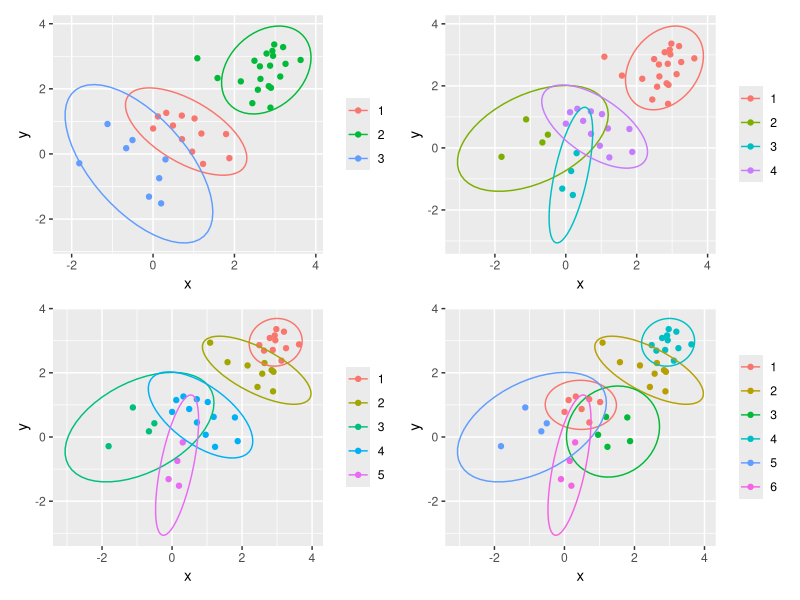

The R source for this figure:
## ---- chunk 1

library(tidyverse)
library(patchwork)

# bivariate normal 
set.seed(55)
rows <- 40
simulation <- tibble(x = c(rnorm(rows/4), 
                           rnorm(rows/4, mean = 1.0, sd = 0.8), 
                           rnorm(rows/4, mean = 2.0, sd = 0.6), 
                           rnorm(rows/4, mean = 3.0, sd = 0.4)),
                     y = c(rnorm(rows/4), 
                           rnorm(rows/4, mean = 1.0, sd = 0.8),
                           rnorm(rows/4, mean = 2.0, sd = 0.6), 
                           rnorm(rows/4, mean = 3.0, sd = 0.4)))

# accepts data = matrix and number of k-means centers
# and returns a vector of clusters
kmeans_vec <- function(data, centers= 3){
    w <- data %>% kmeans(centers = centers, nstart = 100)
    w$cluster %>% as_factor()
}

range <- 3:6 # we want n = {4, 5, 6, 7} clusters
clusters_df <- range %>% map_dfc(~kmeans_vec(simulation, .)) %>% setNames(range)
clusters_df # map_dfc returns a column-bound dataframe, here it is:

sim_bind_centers <- cbind(simulation, clusters_df) #bind the simulation matrix to the clusters df

# this function returns a ggplot. Notice:
# I had to use get()
# stat_ellipse() works out of the box!
gg_obj <- function(data, vector = 4) {
    data %>% ggplot(aes(x = x, y = y, color = get(as.character(vector)))) +
        geom_point() +
        stat_ellipse() +
        theme(legend.title = element_blank())
}

# p_output is a list of 4
p_output <- range %>% map(~gg_obj(sim_bind_centers, .))
p1 <- p_output[[1]]
p2 <- p_output[[2]]
p3 <- p_output[[3]]
p4 <- p_output[[4]]

(p1 + p2) / (p3 + p4)

